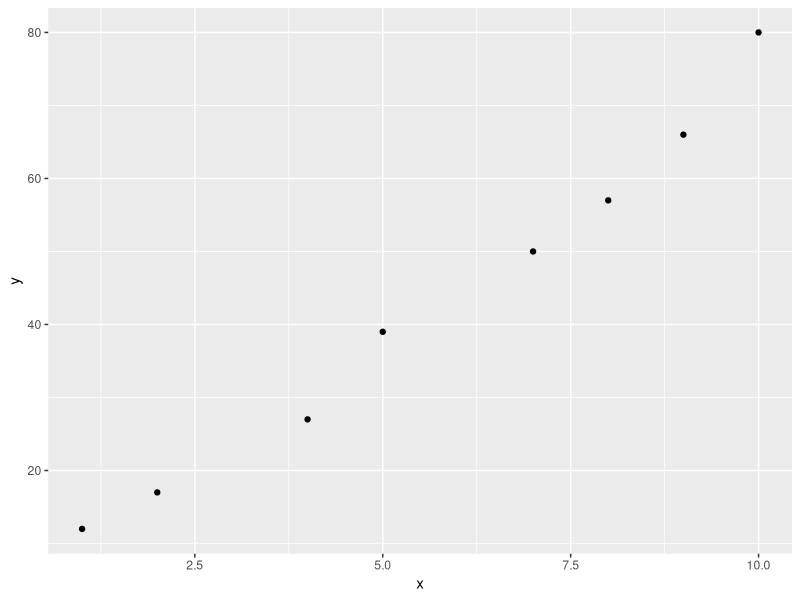
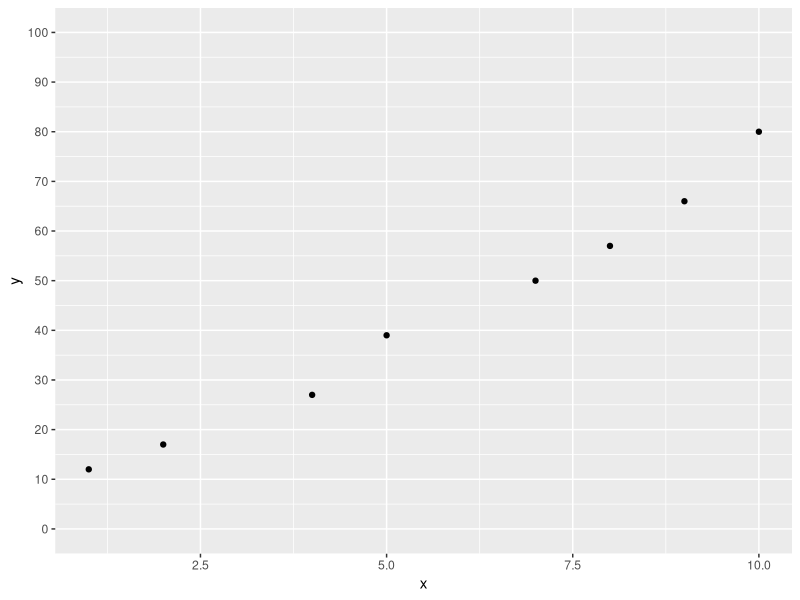
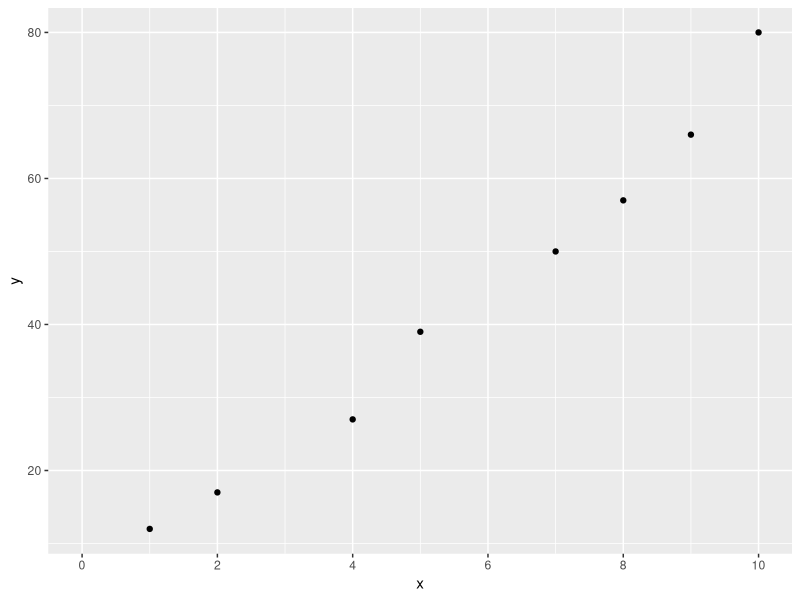
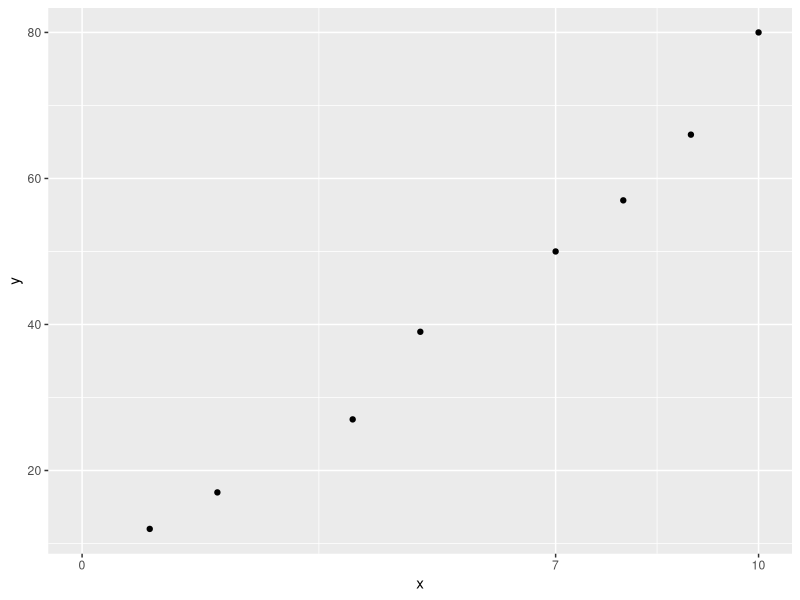

Reproduce these figures in R, in order.
# create data frame
df <- data.frame(x=c(1, 2, 4, 5, 7, 8, 9, 10),
                 y=c(12, 17, 27, 39, 50, 57, 66, 80))

# view data frame
df

# Example 1: Set Y-Axis Breaks
library("ggplot2")

# create scatterplot of x vs. y
ggplot(df, aes(x=x, y=y)) + 
  geom_point()

# By default, the y-axis shows breaks at 20, 40, 60, and 80.
# However, we can use the scale_y_continuous() function to
# display breaks at every 10 values instead:
# create scatterplot of x vs. y with custom breaks on y-axis
ggplot(df, aes(x=x, y=y)) + 
  geom_point() + 
  scale_y_continuous(limits = c(0, 100), breaks = seq(0, 100, 10))

# Example 2: Set X-Axis Breaks
# create scatterplot of x vs. y with custom breaks on x-axis
ggplot(df, aes(x=x, y=y)) + 
  geom_point() + 
  scale_x_continuous(limits = c(0, 10), breaks = c(0, 2, 4, 6, 8, 10))

# create scatterplot of x vs. y with custom breaks on x-axis
ggplot(df, aes(x=x, y=y)) + 
  geom_point() + 
  scale_x_continuous(limits = c(0, 10), breaks = c(0, 7, 10))
